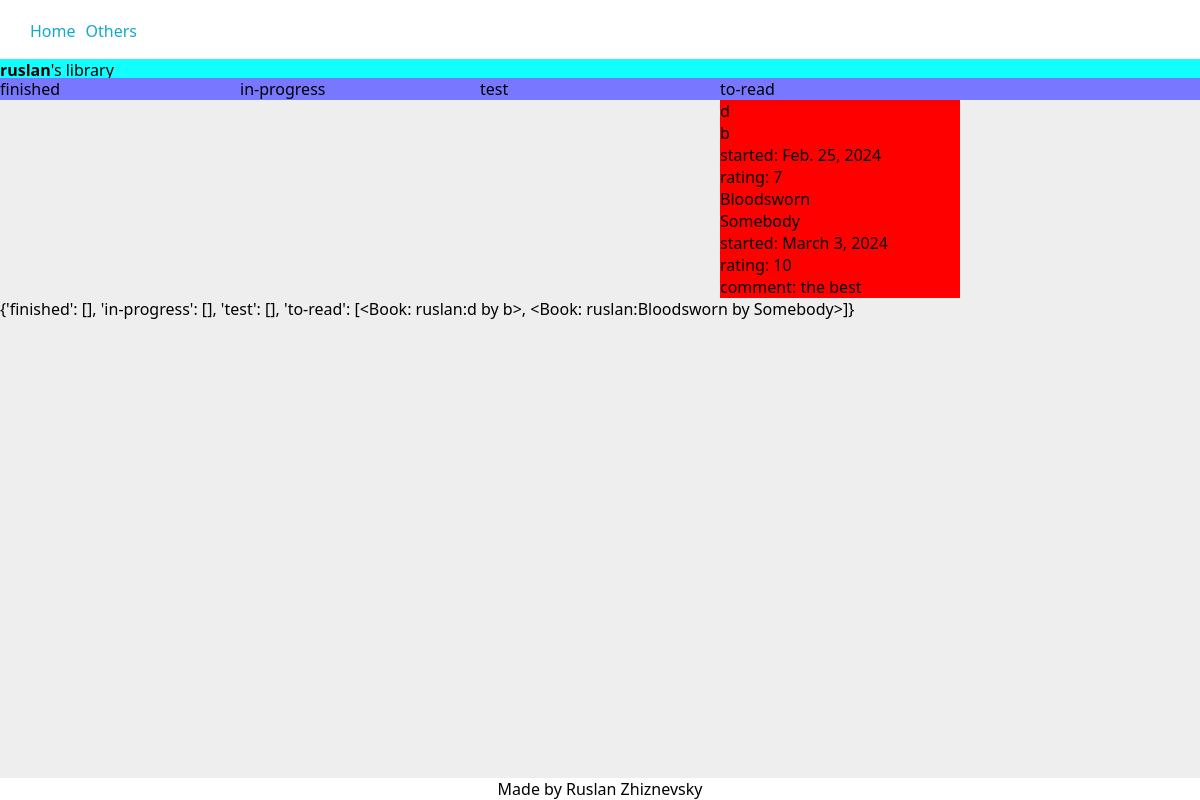
The app's page /users/ruslan/ (signed in) with its own data.
### users/models.py (models this page shows)
class User(AbstractBaseUser, PermissionsMixin):
    def get_profile_picture_upload_path(instance, filename):
        return f"profile_pictures/{instance.username}/{filename}"
    username = models.CharField(
        verbose_name="username",
        primary_key=True,
        unique=True,
        blank=False,
        null=False,     # don't set True if blank=True
        max_length=20,
        help_text="unique username",
        validators=[MinLengthValidator(3)],
    )
    email = models.EmailField(
        verbose_name="email",
        help_text="active email for connection with this account",
        max_length=255,
        unique=True,
        blank=False,
        null=False,
    )
    profile_picture = models.ImageField(
        verbose_name="profile picture",
        help_text="profile picture",
        upload_to=get_profile_picture_upload_path,
        max_length=255,
        blank=True,
        null=True,
        default=None,
    )
    to_show = models.BooleanField(
        verbose_name="to show",
        help_text="if this flag is set to False "
                  "user won't be listed in any public listings",
        default=True,
    )
    is_active = models.BooleanField(default=True)
    is_staff = models.BooleanField(default=False)
    USERNAME_FIELD = "username"
    EMAIL_FIELD = "email"
    REQUIRED_FIELDS = ["email"]
    objects = UserManager()
    def __str__(self):
        return self.username

### library/models.py (models this page shows, shortened)
class UserCategory(models.Model):
    user = models.ForeignKey(
        settings.AUTH_USER_MODEL,
        verbose_name="user",
        help_text="user, to whom add category",
        on_delete=models.CASCADE,
        related_name="user_categories",
        related_query_name="user_category",
    )
    category_name = models.CharField(
        verbose_name="category",
        help_text="category of the book(fantasy, horror, etc.)",
        max_length=20,
        blank=False,
        null=False,
    )
    class Meta:
        constraints = [
            models.UniqueConstraint(
                name="%(app_label)s_%(class)s_user_and_category_unique",
                fields=["user", "category_name"]
            )
        ]

class Book(models.Model):
    user = models.ForeignKey(
        settings.AUTH_USER_MODEL,
        verbose_name="user",
        help_text="user who has this book in their library",
        on_delete=models.CASCADE,
        related_name="books",
        related_query_name="book",
        null=False,
        blank=False,
    )
    title = models.CharField(
        verbose_name="title",
        help_text="title of the book",
        max_length=60,
        blank=True,
        null=False,
        unique=False,
    )
    author = models.CharField(
        verbose_name="author",
        help_text="author of the book",
        max_length=60,
        blank=True,
        null=False,
        unique=False,
    )
    started = models.DateField(
        verbose_name="started",
        help_text="date when started reading",
        default=datetime.date.today,
        editable=True,
        blank=True,
        null=True,
    )
    finished = models.DateField(
        verbose_name="finished",
        help_text="date when finished reading",
        editable=True,
        blank=True,
        null=True,
        default=None,
    )
    rating = models.PositiveIntegerField(
        verbose_name="rating",
        help_text="book rating from 1 to 10",
        blank=True,
        null=True,
        default=None,
        validators=[MaxValueValidator(10), MinValueValidator(1)],
    )
    comment = models.TextField(
        verbose_name="comment",
        help_text="comment on this book. Is it bad? Good?",
        blank=True,
    )
    category = models.ForeignKey(
        "UserCategory",
        on_delete=models.CASCADE,
        verbose_name="category",
    )
    def _get_bookfile_upload_path(instance, filename):
        return f"books/{instance.user}/{instance.author}_{instance.title}/{filename}"
    file = models.FileField(
        verbose_name="book file",
        help_text="book file to upload",
        upload_to=_get_bookfile_upload_path,
        blank=True,
        null=True,
        default=None,
    )
    def _get_coverfile_upload_path(instance, filename):
        return f"books/{instance.user}/{instance.author}_{instance.title}/{filename}"
    cover = models.ImageField(
        verbose_name="cover image",
        help_text="image of the cover of the book",
        upload_to=_get_coverfile_upload_path,
        blank=True,
        null=True,
        default=None,
    )
    def __str__(self):
        return f"{self.user}:{self.title} by {self.author}"
    class Meta:
        constraints = [
            models.CheckConstraint(
                check=~models.Q(started__gt=models.F("finished")),
                name="%(app_label)s_%(class)s_finished_before_started"
            ),
        ]

### library/views.py (the view)
# urls.py: path("", views.all_books, name="editable_all_books"),
@login_required  # login_url="/login/")
def all_books(request, username=None):
    if username is None:
        books_by_categories = _sort_user_books_by_categories(request.user)
        viewed_user = None
    else:
        viewed_user = User.objects.get(username=username)
        books_by_categories = _sort_user_books_by_categories(viewed_user)
    context = {
        "user": request.user,
        "viewed_user": viewed_user,
        "books_by_categories": books_by_categories,
    }
    return render(request, "all_books.html", context=context)

### library/views.py (called while the page is built)
def _sort_user_books_by_categories(user):
    books = user.books.all()
    books_by_categories = {}
    category_objs = UserCategory.objects.filter(user=user)
    for category in [category_obj.category_name for category_obj in category_objs]:
        books_by_categories[category] = []
    for book in books:
        category_obj = book.category
        books_by_categories[category_obj.category_name] += [book]
    return books_by_categories

### library/templates/all_books.html (shortened to what this page needs)
{% extends "base.html" %}
{% load static %}
{% block extra_css %}
<link rel="stylesheet" href="{% static 'library/all_books.css' %}">
{% endblock extra_css %}
{% block content %}
<div class="categories_conteiner">
    {% for category in books_by_categories.keys %}
    <div class="category_header col">
        {{ category }}<br>
    </div>
    {% endfor %}
</div>
<div class="books_conteiner">
{% for books in books_by_categories.values %}
    <div class="books_list col">
        {% for book in books %}
            <div class="book_block">
                {% if book.title %}
                    {{ book.title }}<br>
                {% endif %}
                {% if book.author %}
                    {{ book.author }}<br>
                {% endif %}
                {% if book.started %}
                    started: {{ book.started }}<br>
                {% endif %}
                {% if book.rating %}
                    rating: {{ book.rating }}<br>
                {% endif %}
                {% if book.comment %}
                    comment: {{ book.comment }}<br>
                {% endif %}
            </div>
        {% endfor %}
    </div>
{% endfor %}
</div>
    {{ books_by_categories }}
{% endblock content %}

### library/templates/base.html (shortened to what this page needs)
{% load static %}
<!DOCTYPE html>
<html lang="en">
    <head>
        <link rel="stylesheet" href="{% static 'library/base.css' %}">
        {% block extra_css %}
        {% endblock extra_css %}
    </head>
    <body>
        <header>
            {% block header %}
            <nav id="nav_top">
                <ul>
                    <li><a href="{% url 'editable_all_books' %}">Home</a></li>
                    <li><a href="{% url 'users_list' %}">Others</a></li>
                </ul>
            </nav>
            {% endblock header %}
        </header>
        <main>
            {% if viewed_user is not None %}
            <div class="viewed_user">
                <b>{{ viewed_user }}</b>'s library
            </div>
            {% endif %}
            {% block content %}
            {% endblock content %}
        </main>
        {% block footer %}
        <footer>
            Made by Ruslan Zhiznevsky
        </footer>
        {% endblock footer %}
    </body>
</html>

### library/static/library/base.css (style rules this page uses)
html { margin: 0; padding: 0; scroll-behavior: smooth; }
body { font-family: 'Segoe UI', Tahoma, Geneva, Verdana, sans-serif; margin: 0; padding: 0; box-sizing: border-box; background: #eee; }
header { position: fixed; top: 0; width: 100vw; }
#nav_top { background-color: #fff; }
#nav_top ul { display: flex; justify-content: flex-start; padding: 20px; margin: auto; }
li { list-style: none; padding-left: 10px; }
main { width: min-content; min-width: 100vw; }
.viewed_user { background: #1ff; position: fixed; top: 59px; width: 100vw; }
a { text-decoration: none; color: #1ac }
footer { position: fixed; background: #fff; bottom: 0; width: 100vw; text-align: center; }

### library/static/library/all_books.css (style rules this page uses)
.categories_conteiner { display: flex; flex-direction: row; align-items: flex-start; position: sticky; top: 78px; background-color: #77f; }
.books_conteiner { margin-top: 78px; display: flex; flex-direction: row; align-items: flex-start; }
.books_list { background-color: #77f; min-height: 100%; }
.col { width: 20vw; flex-shrink: 0; }
.book_block { background-color: red; }

### records on screen
User: username "ruslan"
UserCategory: keys "finished"
UserCategory: keys "in-progress"
UserCategory: keys "test"
UserCategory: keys "to-read"
Book: title "d", author "b", started "Feb. 25, 2024", rating "7", user+title+author "{'finished': [], 'in-progress': [], 'test': [], 'to-read': [<Book: ruslan:d by b>, <Book: ruslan:Bloodsworn by Somebody>]}"
Book: title "Bloodsworn", author "Somebody", started "March 3, 2024", rating "10", comment "the best"
